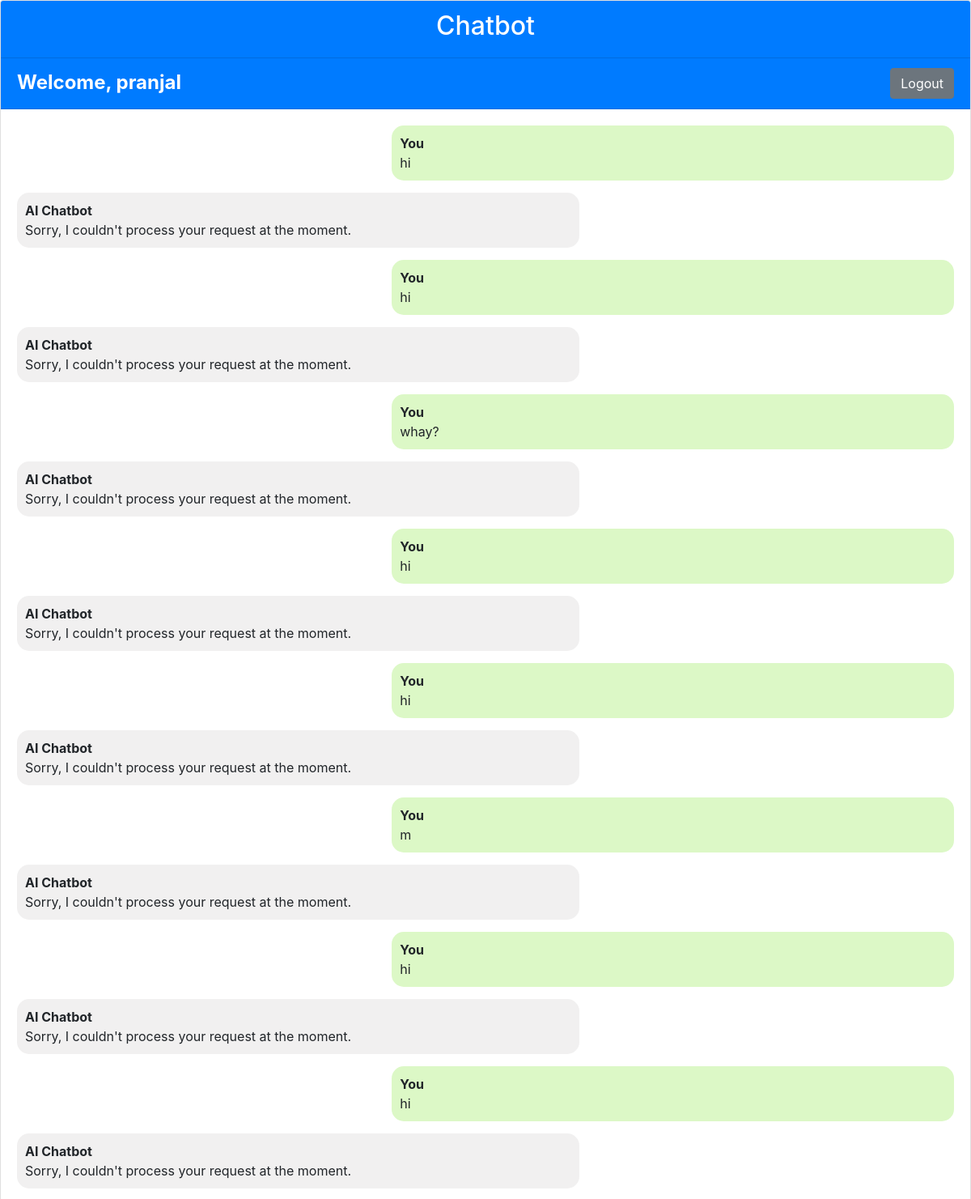
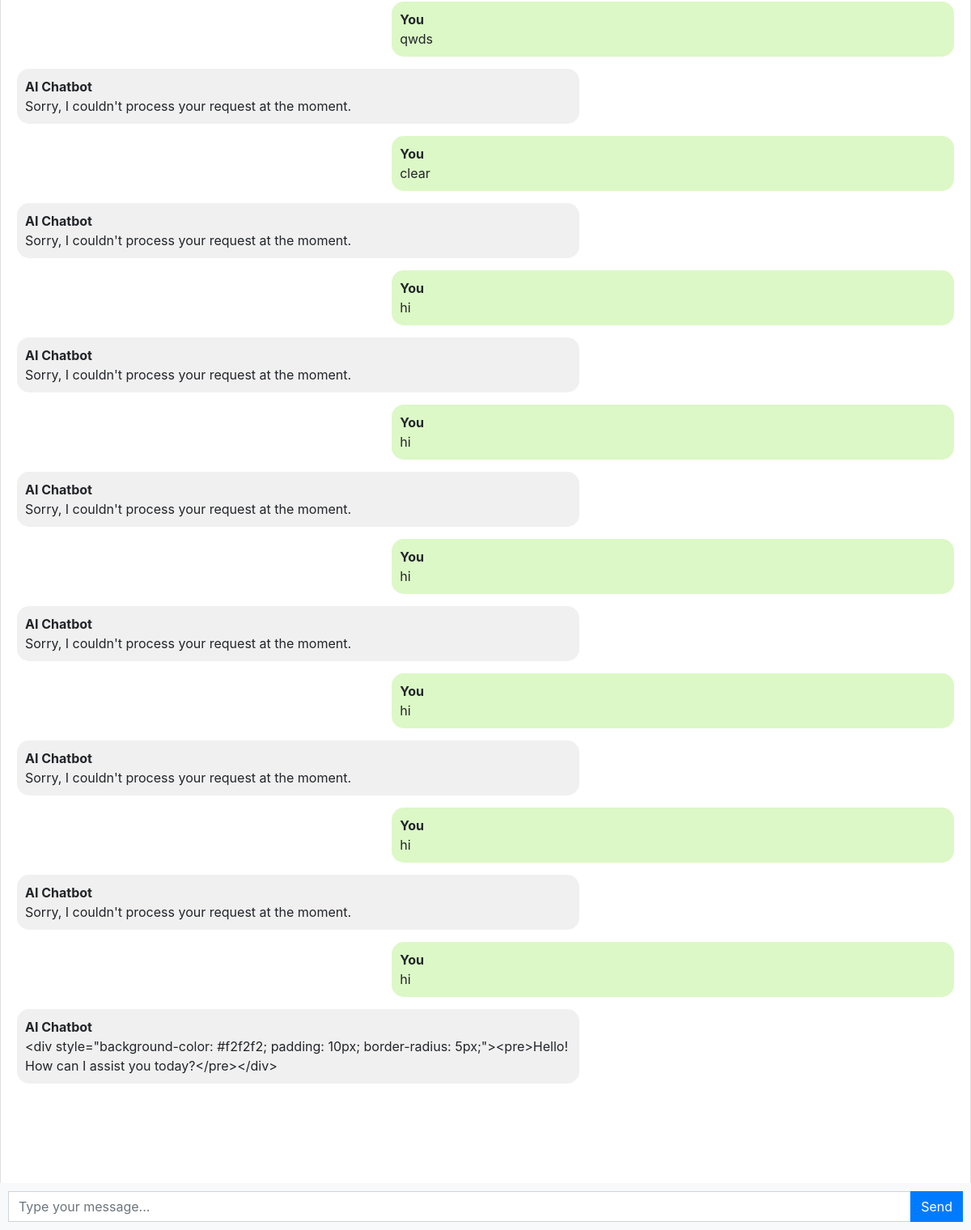
The app's page / (signed in) with its own data (2 pictures, top to bottom).
### chatbot/models.py (models this page shows, shortened)
class Chat(models.Model):
    user = models.ForeignKey(User, on_delete=models.CASCADE)
    message = models.TextField()
    response = models.TextField()
    created_at = models.DateTimeField(auto_now_add=True)

### chatbot/views.py (the view)
# urls.py: path('', views.chatbot, name='chatbot'),
def chatbot(request):
    chats = Chat.objects.filter(user=request.user.id)
    if request.method == 'POST':
        message = request.POST.get('message')
        response = ask_openai(message)
        chat = Chat(user=request.user, message=message, response=response, created_at=timezone.now())
        chat.save()
        return JsonResponse({'message': message, 'response': response})
    return render(request, 'chatbot.html', {'chats': chats})

### templates/chatbot.html (shortened to what this page needs)
{% extends 'base.html' %}
{% block content %}
<div class="chat-container">
  <div class="card flex-grow-1">
    <div class="card-header bg-primary text-white"><h2><center>Chatbot</center></h2></div>
    {% if user.is_authenticated %}
    <div class="card-header bg-primary text-white d-flex justify-content-between fs-4"><b><span>Welcome, {{user.username}}</span></b>   <a style="color: yellow;" href="logout"><button type="button" class="btn btn-secondary" >Logout</button></a></div>
    {% else %}
    <div class="card-header bg-primary text-white "><a style="color: yellow" href="login"><button>Login</button></a>   <a style="color: yellow;" href="register"><button>Register</button></a></div>
    {% endif %}
    <div class="card-body messages-box">
      <ul class="list-unstyled messages-list">
        {% for chat in chats %}
          {% if chat.user == request.user %}
            <li class="message sent">
          <div class="message-text">
            <div class="message-sender">
              <b>You</b>
            </div>
            <div class="message-content">
              {{chat.message}}
            </div>
          </div>
        </li>
        <li class="message received">
          <div class="message-text">
            <div class="message-sender">
              <b>AI Chatbot</b>
            </div>
            <div class="message-content">
              {{chat.response}}
            </div>
          </div>
        </li>
          {% endif %}
        {% endfor %}
      </ul>
    </div>
    <br><br>
    <br><br>
    <br><br>
  </div>
  <form class="message-form">
    <div class="input-group">
      <input type="text" class="form-control message-input" placeholder="Type your message...">
      <div class="input-group-append">
        <button type="submit" class="btn btn-primary btn-send">Send</button>
      </div>
    </div>
  </form>
</div>
{% endblock %}

### templates/base.html (shortened to what this page needs)
<!DOCTYPE html>
<html lang="en" >
  <head>
    <link rel="stylesheet" href="https://stackpath.bootstrapcdn.com/bootstrap/4.3.1/css/bootstrap.min.css">
  </head>
  <body>
    {% block content %}{% endblock %}
  </body>
</html>

### templates/chatbot.html (style rules this page uses)
body, html { height: 100%; }
.messages-box { flex: 1; overflow-y: auto; }
.messages-list { padding-left: 0; }
.message { margin-bottom: 15px; list-style: none; }
.message-text { padding: 10px; border-radius: 5px; }
.sent { background-color: #dcf8c6; align-self: flex-end; border-radius: 15px; margin-left: 40%; }
.received { background-color: #f1f0f0; align-self: flex-start; border-radius: 15px; margin-right: 40%; }
.message-form { display: flex; position: fixed; bottom: 0; left: 0; right: 0; padding: 10px; background-color: #f8f9fa; }
.message-input { flex: 1; border-radius: 0; border-right: none; }
.btn-send { border-radius: 0; }
span { font-size: 1.5rem; }
.chat-container { height: 100%; display: flex; flex-direction: column; }

### records on screen
Chat: message "hi", response "Sorry, I couldn't process your request at the moment."
Chat: message "hi", response "Sorry, I couldn't process your request at the moment."
Chat: message "whay?", response "Sorry, I couldn't process your request at the moment."
Chat: message "hi", response "Sorry, I couldn't process your request at the moment."
Chat: message "hi", response "Sorry, I couldn't process your request at the moment."
Chat: message "m", response "Sorry, I couldn't process your request at the moment."
Chat: message "hi", response "Sorry, I couldn't process your request at the moment."
Chat: message "hi", response "Sorry, I couldn't process your request at the moment."
Chat: message "qwds", response "Sorry, I couldn't process your request at the moment."
Chat: message "clear", response "Sorry, I couldn't process your request at the moment."
Chat: message "hi", response "Sorry, I couldn't process your request at the moment."
Chat: message "hi", response "Sorry, I couldn't process your request at the moment."
Chat: message "hi", response "Sorry, I couldn't process your request at the moment."
Chat: message "hi", response "Sorry, I couldn't process your request at the moment."
Chat: message "hi", response "Sorry, I couldn't process your request at the moment."
Chat: message "hi", response "<div style=\"background-color: #f2f2f2; padding: 10px; border-radius: 5px;\"><pre>Hello! How can I assist you today?</pre></div>"

### other values on screen
{{ user.username }} "pranjal"
